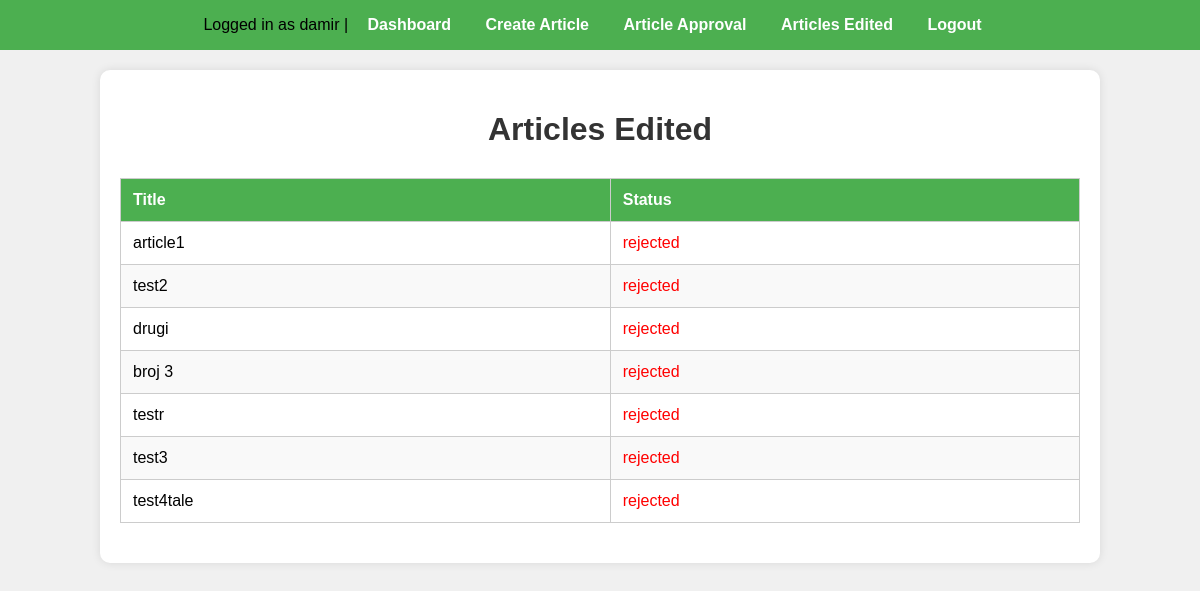
Page /articles-edited/ (signed in) on the committed database.
### blog_app/models.py (models this page shows, shortened)
class Article(models.Model):
    STATUS_CHOICES = [
        ('pending', 'Pending'),
        ('approved', 'Approved'),
        ('rejected', 'Rejected'),
    ]
    created_at = models.DateTimeField(auto_now_add=True)
    title = models.CharField(max_length=255)
    content = models.TextField()
    status = models.CharField(max_length=10, choices=STATUS_CHOICES, default='pending')
    written_by = models.ForeignKey(Writer, related_name='articles_written', on_delete=models.CASCADE)
    edited_by = models.ForeignKey(Writer, related_name='articles_edited', null=True, blank=True, on_delete=models.SET_NULL)

### blog_app/views.py (the view)
# urls.py: path('articles-edited/', ArticlesEditedView.as_view(), name='articles-edited'),
class ArticlesEditedView(EditorRequiredMixin, ListView):
    model = Article
    template_name = 'blog_app/articles_edited.html'
    context_object_name = 'articles'
    def get_queryset(self):
        return Article.objects.filter(edited_by=self.request.user.writer)

### blog_app/mixins.py (called while the page is built)
    def test_func(self):
        return hasattr(self.request.user, 'writer') and self.request.user.writer.is_editor

### blog_app/templates/blog_app/articles_edited.html (shortened to what this page needs)
<!DOCTYPE html>
<html lang="en">
<head>
</head>
<body>
    <div class="navbar">
        <span>Logged in as {{ user.username }}</span> |
        <a href="{% url 'dashboard' %}">Dashboard</a>
        <a href="{% url 'article-create' %}">Create Article</a>
        <a href="{% url 'article-approval' %}">Article Approval</a>
        <a href="{% url 'articles-edited' %}">Articles Edited</a>
        <a href="{% url 'logout' %}">Logout</a>
    </div>
    <div class="container">
        <h1>Articles Edited</h1>
        <table>
            <thead>
                <tr>
                    <th>Title</th>
                    <th>Status</th>
                </tr>
            </thead>
            <tbody>
                {% for article in articles %}
                <tr>
                    <td>{{ article.title }}</td>
                    <td class="{% if article.status == 'approved' %}status-approved{% else %}status-rejected{% endif %}">
                        {{ article.status }}
                    </td>
                </tr>
                {% empty %}
                <tr>
                    <td colspan="2" style="text-align: center;">No articles edited yet.</td>
                </tr>
                {% endfor %}
            </tbody>
        </table>
    </div>
</body>
</html>

### blog_app/templates/blog_app/articles_edited.html (style rules this page uses)
body { font-family: Arial, sans-serif; background-color: #f0f0f0; margin: 0; padding: 0; }
.navbar { background-color: #4CAF50; padding: 1em; text-align: center; }
.navbar a { color: white; text-decoration: none; margin: 0 15px; font-weight: bold; }
.container { margin: 20px auto; width: 80%; background-color: white; padding: 20px; border-radius: 10px; box-shadow: 0 0 10px rgba(0, 0, 0, 0.1); }
h1 { color: #333; text-align: center; margin-bottom: 30px; }
table { width: 100%; border-collapse: collapse; margin-bottom: 20px; }
table, th, td { border: 1px solid #ccc; }
th, td { padding: 12px; text-align: left; }
th { background-color: #4CAF50; color: white; }
tr:nth-child(even) { background-color: #f9f9f9; }
.status-rejected { color: red; }

### rows in the picture
Article: title "article1", status "rejected"
Article: title "test2", status "rejected"
Article: title "drugi", status "rejected"
Article: title "broj 3", status "rejected"
Article: title "testr", status "rejected"
Article: title "test3", status "rejected"
Article: title "test4tale", status "rejected"

### other values in the picture
{{ user.username }} "damir"
